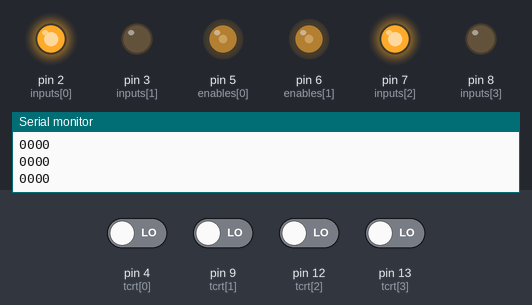
A sketch run on a simulated Arduino Uno, built with avr-gcc and run on an emulated ATmega328P. Parts: output pins drawn as LEDs (lit = HIGH), the last lines printed to the serial monitor. The test bench sets the inputs (shaded band); at power-on: pin 4 (tcrt[0]), pin 9 (tcrt[1]), pin 12 (tcrt[2]), pin 13 (tcrt[3]) LOW.

Above: at 1.2 s.
1.3 s: pin 4 (tcrt[0]) driven HIGH
At 2.4 s:
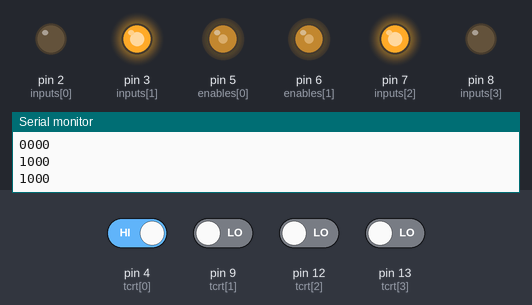
2.8 s: pin 4 (tcrt[0]) driven LOW
At 3.9 s:
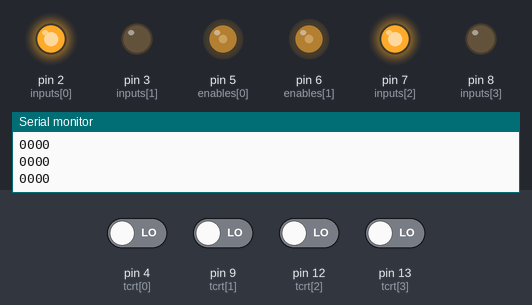
4.8 s: pin 13 (tcrt[3]) driven HIGH
At 6.0 s:
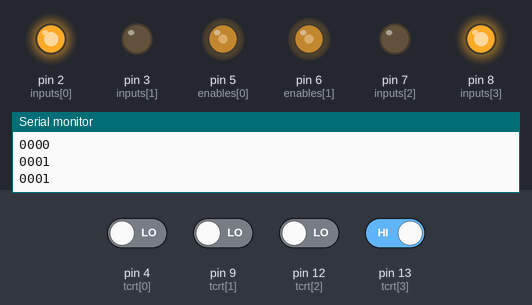
6.3 s: pin 13 (tcrt[3]) driven LOW
At 7.8 s:
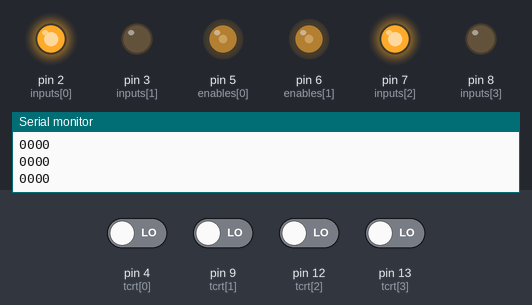
8.3 s: pin 4 (tcrt[0]) driven HIGH and pin 9 (tcrt[1]) driven HIGH and pin 12 (tcrt[2]) driven HIGH and pin 13 (tcrt[3]) driven HIGH
At 9.1 s:
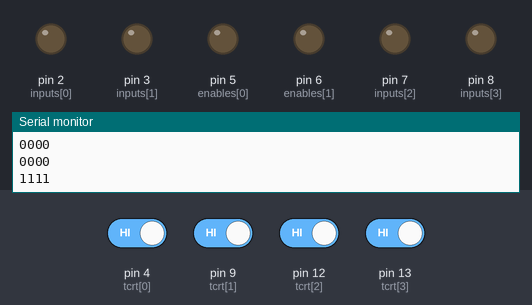
Timing chart, 0 to 10.8 s (numbered marks = the images above; inputs shaded):
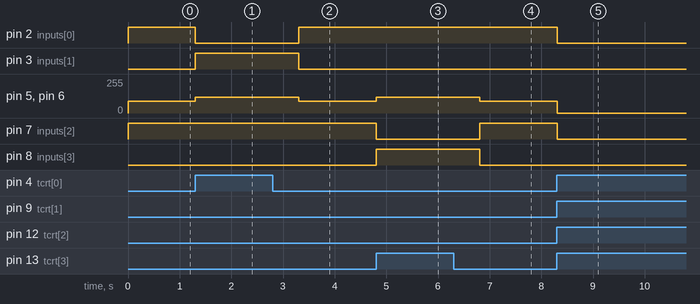

Measured:
- after the input at 1.3 s, pin 2 (inputs[0]): HIGH → LOW at once; pin 3 (inputs[1]): LOW → HIGH at once; pin 5 (enables[0]), pin 6 (enables[1]): 90/255 → 120/255 at once
- after the input at 2.8 s, pin 2 (inputs[0]): LOW → HIGH after 0.51 s; pin 3 (inputs[1]): HIGH → LOW after 0.51 s; pin 5 (enables[0]), pin 6 (enables[1]): 120/255 → 90/255 after 0.51 s
- after the input at 4.8 s, pin 5 (enables[0]), pin 6 (enables[1]): 90/255 → 120/255 at once; pin 7 (inputs[2]): HIGH → LOW at once; pin 8 (inputs[3]): LOW → HIGH at once
- after the input at 6.3 s, pin 5 (enables[0]), pin 6 (enables[1]): 120/255 → 90/255 after 0.51 s; pin 7 (inputs[2]): LOW → HIGH after 0.51 s; pin 8 (inputs[3]): HIGH → LOW after 0.51 s
- after the input at 8.3 s, pin 2 (inputs[0]), pin 7 (inputs[2]): HIGH → LOW at once; pin 5 (enables[0]), pin 6 (enables[1]): 90/255 → 0/255 at once

The sketch:

carrito_tcrt.ino
```cpp
int matrizDireccion[4][4] = {
  { 1, 0, 1, 0 },
  { 0, 1, 1, 0 },
  { 1, 0, 0, 1 },
  { 0, 0, 0, 0 }
};

int matrizVelocidad[4][2] = {
  { 90, 90 },
  { 120, 120 },
  { 120, 120 },
  { 0, 0 }
};

String matrizEstados[4] = {
  {"0000"},
  {"1000"},
  {"0001"},
  {"1111"}
};

int inputs[4] = { 2, 3, 7, 8 };  // in1, in2, in3, in4 --pines digitales
int enables[2] = { 5, 6 };         // pines PWM...
int tcrt[4] = {4, 9, 12, 13};
String cadena= "";

void SetDireccion(int estado) {
  for (int i = 0; i < 4; i++) {
    digitalWrite(inputs[i], matrizDireccion[estado][i]);
  }
  for (int i = 0; i < 2; i++) {
    analogWrite(enables[i], matrizVelocidad[estado][i]);
  }
}

void setup() {
  // put your setup code here, to run once:
  Serial.begin(9600);

  for (int i = 0; i < 4; i++) {
    pinMode(inputs[i], OUTPUT);
  }
  for (int i = 0; i < 2; i++) {
    pinMode(enables[i], OUTPUT);
  }
  for (int i=0; i<4; i++) {
    pinMode(tcrt[i], INPUT);
  }

}

void loop() {
  // put your main code here, to run repeatedly:

  for (int i=0; i<4; i++) {
    int v = digitalRead(tcrt[i]);
    cadena = cadena + String(v);
  }
  Serial.println(cadena);

  for (int i=0; i<4; i++) {
    if (cadena == matrizEstados[i]) {
      SetDireccion(i);
      if (i != 0 && i != 5) {
        delay(1000);
      }
    }
  }

  cadena = "";

}
```
